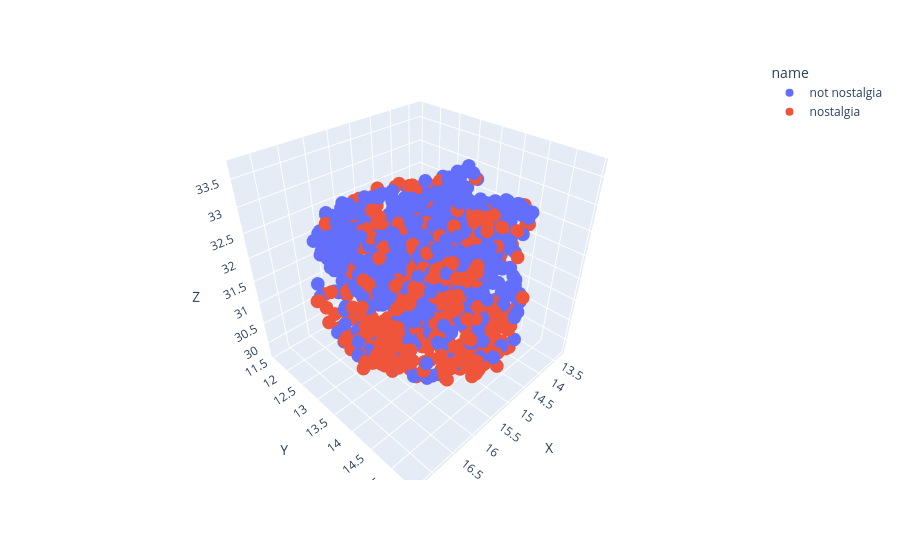

Write notebook code for a chart like this one.
### Code cell
df_plot = cal_df(X_umap_aug_3d)
fig = px.scatter_3d(df_plot, x='X', y='Y', z='Z', color='name')
fig.show()

### Figure 1 — Plotly figure (JSON) as saved in the notebook; plotly's stock layout.template omitted (floating-point values rounded to 4 significant figures; data arrays with more than 128 entries replaced by an {"elided": "..."} marker saying what was removed)
{"data": [{"hovertemplate": "name=not nostalgia<br>X=%{x}<br>Y=%{y}<br>Z=%{z}<extra></extra>", "legendgroup": "not nostalgia", "marker": {"color": "#636efa", "symbol": "circle"}, "mode": "markers", "name": "not nostalgia", "scene": "scene", "showlegend": true, "type": "scatter3d", "x": {"elided": "749 float values"}, "y": {"elided": "749 float values"}, "z": {"elided": "749 float values"}}, {"hovertemplate": "name=nostalgia<br>X=%{x}<br>Y=%{y}<br>Z=%{z}<extra></extra>", "legendgroup": "nostalgia", "marker": {"color": "#EF553B", "symbol": "circle"}, "mode": "markers", "name": "nostalgia", "scene": "scene", "showlegend": true, "type": "scatter3d", "x": {"elided": "750 float values"}, "y": {"elided": "750 float values"}, "z": {"elided": "750 float values"}}], "layout": {"autosize": true, "legend": {"title": {"text": "name"}, "tracegroupgap": 0}, "margin": {"t": 60}, "scene": {"aspectmode": "auto", "aspectratio": {"x": 1.013, "y": 0.986, "z": 1.001}, "domain": {"x": [0, 1], "y": [0, 1]}, "xaxis": {"title": {"text": "X"}, "type": "linear"}, "yaxis": {"title": {"text": "Y"}, "type": "linear"}, "zaxis": {"title": {"text": "Z"}, "type": "linear"}}}}
